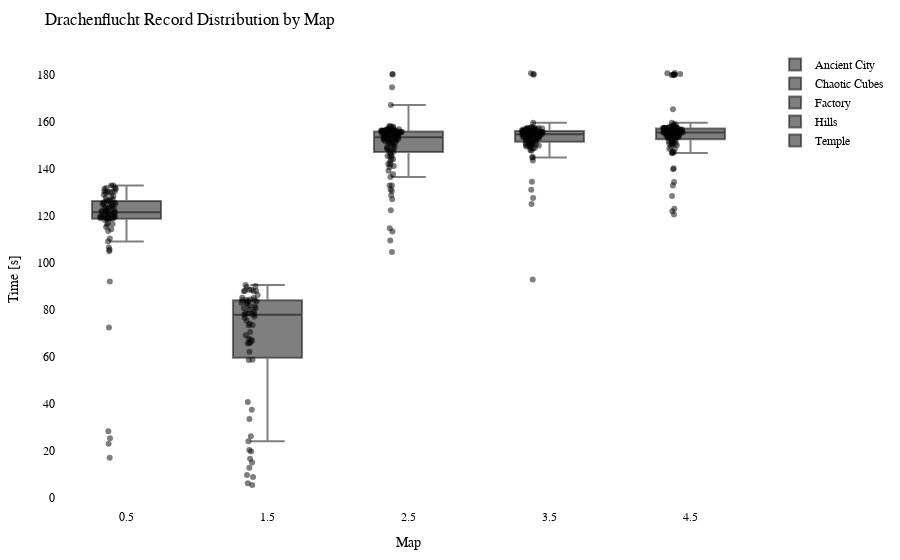

The code cell stored with this chart in its notebook:
### Code cell
import plotly.graph_objects as go
import plotly.io as pio

df = getRecordsDataframe(minigame="Drachenflucht")

# Calculate the offset for centering the data points
num_columns = len(df.columns)
offset = 0.5

# Create a Swarm plot using Plotly
fig = go.Figure()

for i, column in enumerate(df.columns):
    x_values = [i + offset] * len(df[column])  # Adjust x-values with offset for horizontal centering
    fig.add_trace(go.Box(x=x_values,
                         y=df[column],
                         name=column,
                         boxpoints='all',
                         pointpos=-0.5,  # Adjust point position to prevent overlapping
                         marker=dict(color='rgba(0,0,0,0.5)', size=6),  # Adjust marker color and size
                         hovertext=df.index,
                         hoverinfo='text+y'))

fig.update_layout(title="Drachenflucht Record Distribution by Map",
                  xaxis=dict(title="Map"),
                  yaxis=dict(title="Time [s]"),
                  showlegend=True,
                  font=dict(family="Arial", size=12, color="black"),  # Customize font
                  plot_bgcolor="white",  # Set background color
                  margin=dict(l=50, r=50, t=50, b=50),  # Adjust margins for better layout
                  )

pio.show(fig)

pio.write_html(fig, "out/drache_swarm_plot.html")

### Figure 1 — Plotly figure (JSON) as saved in the notebook; plotly's stock layout.template omitted (floating-point values rounded to 4 significant figures)
{"data": [{"boxpoints": "all", "hoverinfo": "text+y", "hovertext": ["20LeRe10", "2wc", "agowskyy", "Allooy", "Anni808", "Axollotel", "BacardiSprite", "bawskey", "BusinessBent", "ByNetherdude", "byTobi", "cediiiiii_10", "Chander24", "Chrisi20101", "crocodile1870", "cxl1lo", "DarkCobweb", "deadfiight", "DerBaumIstDerWeg", "Dokkkkko", "Ex4cted", "Falke23_5", "Feinberg", "ffawks", "Fflopse", "ForceFox", "Freeeedom", "frutigall", "GamemasterNiki", "GeneralEnte06", "Gerrygames", "Gobo9", "GrafikKatze", "Grapfen", "Gummibearchen", "H1ghsay", "h4nnes", "Harold_Sensemann", "HerrDante", "Jan2220", "JennieKim", "jimmi1410", "JOW23", "Joy_8oy", "JustK1lling", "KakaMC", "Kanickelul", "Keenaai", "Kokochampi", "Kokochampo", "Kopfradio", "Krusti", "Kyuudo", "La_meleagro", "LeWi_100", "Livgo", "lizsyy", "LordAlexos", "loukrativ", "Lubottus", "Luis_XYZ", "M0orey_0", "marbrueck", "Martomias", "Mincheeen", "MrNulfred", "Mvsk_", "myshq", "Nexilus", "Ninivee", "officialryzon", "Oronor", "PedroZockt", "Picutar", "PixlNight", "PolizeiDreamy", "Radattel", "Radiokopf", "Raefinzs", "Ritokii", "rXzEr_Justin", "Sackkerl", "SB387", "ScreamingBlatz", "Sebi1801", "Seemops_8", "Sey__", "Shiewk", "Snitcherella", "SpeckyCut", "StaudammAusHolz", "TheBreadHD", "TheFabo", "Tomiokey", "twitchparaskiill", "Txlentierter", "T_Niko_T", "Umgfoin", "WachtelWachtel", "WirdNichtGeladen", "Wissender", "xBaumeisterin", "xX_Dima_ggg_Xx6", "xX_Masha_ggg_Xx9", "yzvm", "zTotito", "_n3d", "_Waldi_"], "marker": {"color": "rgba(0,0,0,0.5)", "size": 6}, "name": "Ancient City", "pointpos": -0.5, "type": "box", "x": [0.5, 0.5, 0.5, 0.5, 0.5, 0.5, 0.5, 0.5, 0.5, 0.5, 0.5, 0.5, 0.5, 0.5, 0.5, 0.5, 0.5, 0.5, 0.5, 0.5, 0.5, 0.5, 0.5, 0.5, 0.5, 0.5, 0.5, 0.5, 0.5, 0.5, 0.5, 0.5, 0.5, 0.5, 0.5, 0.5, 0.5, 0.5, 0.5, 0.5, 0.5, 0.5, 0.5, 0.5, 0.5, 0.5, 0.5, 0.5, 0.5, 0.5, 0.5, 0.5, 0.5, 0.5, 0.5, 0.5, 0.5, 0.5, 0.5, 0.5, 0.5, 0.5, 0.5, 0.5, 0.5, 0.5, 0.5, 0.5, 0.5, 0.5, 0.5, 0.5, 0.5, 0.5, 0.5, 0.5, 0.5, 0.5, 0.5, 0.5, 0.5, 0.5, 0.5, 0.5, 0.5, 0.5, 0.5, 0.5, 0.5, 0.5, 0.5, 0.5, 0.5, 0.5, 0.5, 0.5, 0.5, 0.5, 0.5, 0.5, 0.5, 0.5, 0.5, 0.5, 0.5, 0.5, 0.5, 0.5], "y": [116.9, 125.2, null, 116.3, 118.9, null, null, null, 123.2, 119.8, 124.4, 133.0, 23.01, 109.2, 127.6, 110.5, 128.1, null, null, null, 129.8, null, 123.9, null, 130.2, 126.7, 121.6, null, 106.5, 123.6, 131.6, 133.0, 120.7, 130.5, null, null, 125.6, 121.8, 131.9, 125.1, 114.3, null, 131.6, null, 115.3, 130.5, 122.1, 119.9, 119.6, 118.9, null, 120.7, 118.7, 119.5, 125.3, 119.1, 130.2, 127.0, 72.53, 119.8, 17.04, null, 122.0, 123.0, null, null, 122.0, 119.0, 113.6, 118.3, null, 125.3, 131.9, null, 130.2, 119.2, null, 28.34, 105.0, 121.7, 123.4, null, 25.32, 122.9, null, null, 128.5, 120.4, 105.7, 119.3, 121.5, null, 126.5, 116.6, 121.0, null, 125.8, 119.6, 120.4, 129.0, null, 118.9, 119.1, null, null, 92.11, 126.4, null]}, {"boxpoints": "all", "hoverinfo": "text+y", "hovertext": ["20LeRe10", "2wc", "agowskyy", "Allooy", "Anni808", "Axollotel", "BacardiSprite", "bawskey", "BusinessBent", "ByNetherdude", "byTobi", "cediiiiii_10", "Chander24", "Chrisi20101", "crocodile1870", "cxl1lo", "DarkCobweb", "deadfiight", "DerBaumIstDerWeg", "Dokkkkko", "Ex4cted", "Falke23_5", "Feinberg", "ffawks", "Fflopse", "ForceFox", "Freeeedom", "frutigall", "GamemasterNiki", "GeneralEnte06", "Gerrygames", "Gobo9", "GrafikKatze", "Grapfen", "Gummibearchen", "H1ghsay", "h4nnes", "Harold_Sensemann", "HerrDante", "Jan2220", "JennieKim", "jimmi1410", "JOW23", "Joy_8oy", "JustK1lling", "KakaMC", "Kanickelul", "Keenaai", "Kokochampi", "Kokochampo", "Kopfradio", "Krusti", "Kyuudo", "La_meleagro", "LeWi_100", "Livgo", "lizsyy", "LordAlexos", "loukrativ", "Lubottus", "Luis_XYZ", "M0orey_0", "marbrueck", "Martomias", "Mincheeen", "MrNulfred", "Mvsk_", "myshq", "Nexilus", "Ninivee", "officialryzon", "Oronor", "PedroZockt", "Picutar", "PixlNight", "PolizeiDreamy", "Radattel", "Radiokopf", "Raefinzs", "Ritokii", "rXzEr_Justin", "Sackkerl", "SB387", "ScreamingBlatz", "Sebi1801", "Seemops_8", "Sey__", "Shiewk", "Snitcherella", "SpeckyCut", "StaudammAusHolz", "TheBreadHD", "TheFabo", "Tomiokey", "twitchparaskiill", "Txlentierter", "T_Niko_T", "Umgfoin", "WachtelWachtel", "WirdNichtGeladen", "Wissender", "xBaumeisterin", "xX_Dima_ggg_Xx6", "xX_Masha_ggg_Xx9", "yzvm", "zTotito", "_n3d", "_Waldi_"], "marker": {"color": "rgba(0,0,0,0.5)", "size": 6}, "name": "Chaotic Cubes", "pointpos": -0.5, "type": "box", "x": [1.5, 1.5, 1.5, 1.5, 1.5, 1.5, 1.5, 1.5, 1.5, 1.5, 1.5, 1.5, 1.5, 1.5, 1.5, 1.5, 1.5, 1.5, 1.5, 1.5, 1.5, 1.5, 1.5, 1.5, 1.5, 1.5, 1.5, 1.5, 1.5, 1.5, 1.5, 1.5, 1.5, 1.5, 1.5, 1.5, 1.5, 1.5, 1.5, 1.5, 1.5, 1.5, 1.5, 1.5, 1.5, 1.5, 1.5, 1.5, 1.5, 1.5, 1.5, 1.5, 1.5, 1.5, 1.5, 1.5, 1.5, 1.5, 1.5, 1.5, 1.5, 1.5, 1.5, 1.5, 1.5, 1.5, 1.5, 1.5, 1.5, 1.5, 1.5, 1.5, 1.5, 1.5, 1.5, 1.5, 1.5, 1.5, 1.5, 1.5, 1.5, 1.5, 1.5, 1.5, 1.5, 1.5, 1.5, 1.5, 1.5, 1.5, 1.5, 1.5, 1.5, 1.5, 1.5, 1.5, 1.5, 1.5, 1.5, 1.5, 1.5, 1.5, 1.5, 1.5, 1.5, 1.5, 1.5, 1.5], "y": [67.77, 88.59, null, 79.3, null, null, null, null, 80.69, 77.18, 78.46, null, 78.34, 65.68, 65.96, 24.07, 88.2, null, null, null, 89.75, 85.05, null, null, 80.18, 9.703, null, 37.45, 19.67, 74.07, 83.8, 84.36, null, 87.91, 73.5, null, 84.45, 81.52, 90.12, 82.61, null, null, 84.2, 5.38, 12.8, 86.31, 15.01, 67.43, 16.62, null, null, 85.16, null, 78.53, 87.89, null, 77.91, null, 8.862, 26.21, null, null, 78.1, null, null, null, null, null, 80.65, 58.76, null, null, 90.6, null, 83.02, 65.86, null, 20.31, 40.81, 83.72, null, null, 33.54, 70.54, null, 83.36, null, 66.9, 69.19, 84.15, null, null, 88.58, null, 81.9, null, 88.16, null, 62.16, null, 58.7, 75.34, null, null, null, 73.57, 6.115, 76.69]}, {"boxpoints": "all", "hoverinfo": "text+y", "hovertext": ["20LeRe10", "2wc", "agowskyy", "Allooy", "Anni808", "Axollotel", "BacardiSprite", "bawskey", "BusinessBent", "ByNetherdude", "byTobi", "cediiiiii_10", "Chander24", "Chrisi20101", "crocodile1870", "cxl1lo", "DarkCobweb", "deadfiight", "DerBaumIstDerWeg", "Dokkkkko", "Ex4cted", "Falke23_5", "Feinberg", "ffawks", "Fflopse", "ForceFox", "Freeeedom", "frutigall", "GamemasterNiki", "GeneralEnte06", "Gerrygames", "Gobo9", "GrafikKatze", "Grapfen", "Gummibearchen", "H1ghsay", "h4nnes", "Harold_Sensemann", "HerrDante", "Jan2220", "JennieKim", "jimmi1410", "JOW23", "Joy_8oy", "JustK1lling", "KakaMC", "Kanickelul", "Keenaai", "Kokochampi", "Kokochampo", "Kopfradio", "Krusti", "Kyuudo", "La_meleagro", "LeWi_100", "Livgo", "lizsyy", "LordAlexos", "loukrativ", "Lubottus", "Luis_XYZ", "M0orey_0", "marbrueck", "Martomias", "Mincheeen", "MrNulfred", "Mvsk_", "myshq", "Nexilus", "Ninivee", "officialryzon", "Oronor", "PedroZockt", "Picutar", "PixlNight", "PolizeiDreamy", "Radattel", "Radiokopf", "Raefinzs", "Ritokii", "rXzEr_Justin", "Sackkerl", "SB387", "ScreamingBlatz", "Sebi1801", "Seemops_8", "Sey__", "Shiewk", "Snitcherella", "SpeckyCut", "StaudammAusHolz", "TheBreadHD", "TheFabo", "Tomiokey", "twitchparaskiill", "Txlentierter", "T_Niko_T", "Umgfoin", "WachtelWachtel", "WirdNichtGeladen", "Wissender", "xBaumeisterin", "xX_Dima_ggg_Xx6", "xX_Masha_ggg_Xx9", "yzvm", "zTotito", "_n3d", "_Waldi_"], "marker": {"color": "rgba(0,0,0,0.5)", "size": 6}, "name": "Factory", "pointpos": -0.5, "type": "box", "x": [2.5, 2.5, 2.5, 2.5, 2.5, 2.5, 2.5, 2.5, 2.5, 2.5, 2.5, 2.5, 2.5, 2.5, 2.5, 2.5, 2.5, 2.5, 2.5, 2.5, 2.5, 2.5, 2.5, 2.5, 2.5, 2.5, 2.5, 2.5, 2.5, 2.5, 2.5, 2.5, 2.5, 2.5, 2.5, 2.5, 2.5, 2.5, 2.5, 2.5, 2.5, 2.5, 2.5, 2.5, 2.5, 2.5, 2.5, 2.5, 2.5, 2.5, 2.5, 2.5, 2.5, 2.5, 2.5, 2.5, 2.5, 2.5, 2.5, 2.5, 2.5, 2.5, 2.5, 2.5, 2.5, 2.5, 2.5, 2.5, 2.5, 2.5, 2.5, 2.5, 2.5, 2.5, 2.5, 2.5, 2.5, 2.5, 2.5, 2.5, 2.5, 2.5, 2.5, 2.5, 2.5, 2.5, 2.5, 2.5, 2.5, 2.5, 2.5, 2.5, 2.5, 2.5, 2.5, 2.5, 2.5, 2.5, 2.5, 2.5, 2.5, 2.5, 2.5, 2.5, 2.5, 2.5, 2.5, 2.5], "y": [155.2, 131.3, 150.1, 151.0, 155.1, 147.4, 142.1, 156.0, 144.0, 136.6, 152.2, 180.3, 151.7, 154.1, 154.8, 167.2, 155.9, 156.4, 152.9, 156.4, 156.5, 155.2, null, 155.6, 157.9, 133.0, 156.5, 152.8, 152.4, 157.1, 114.8, 156.0, 140.9, 155.6, 157.9, 180.5, 156.7, 151.4, 153.1, 154.4, 145.5, 153.7, 148.8, 158.1, 149.7, 153.1, null, 128.8, 146.1, 145.5, 152.2, 156.4, 154.5, 141.3, 154.7, 151.2, 156.4, 157.1, 142.0, 156.4, 143.2, 156.7, 152.6, 155.8, 152.9, 158.5, 127.1, 174.8, 154.5, 148.1, 113.4, 146.8, 157.7, 155.0, 152.7, 109.5, 152.9, 155.4, 139.2, 104.6, 144.1, 155.1, 155.8, 154.7, null, 155.8, 155.9, 155.9, 130.6, 147.9, 137.7, 156.9, 122.5, 153.7, 149.0, 148.9, 133.0, 156.3, 156.3, 150.8, 156.2, 154.9, 153.6, 153.9, 155.9, 145.5, 152.6, 151.1]}, {"boxpoints": "all", "hoverinfo": "text+y", "hovertext": ["20LeRe10", "2wc", "agowskyy", "Allooy", "Anni808", "Axollotel", "BacardiSprite", "bawskey", "BusinessBent", "ByNetherdude", "byTobi", "cediiiiii_10", "Chander24", "Chrisi20101", "crocodile1870", "cxl1lo", "DarkCobweb", "deadfiight", "DerBaumIstDerWeg", "Dokkkkko", "Ex4cted", "Falke23_5", "Feinberg", "ffawks", "Fflopse", "ForceFox", "Freeeedom", "frutigall", "GamemasterNiki", "GeneralEnte06", "Gerrygames", "Gobo9", "GrafikKatze", "Grapfen", "Gummibearchen", "H1ghsay", "h4nnes", "Harold_Sensemann", "HerrDante", "Jan2220", "JennieKim", "jimmi1410", "JOW23", "Joy_8oy", "JustK1lling", "KakaMC", "Kanickelul", "Keenaai", "Kokochampi", "Kokochampo", "Kopfradio", "Krusti", "Kyuudo", "La_meleagro", "LeWi_100", "Livgo", "lizsyy", "LordAlexos", "loukrativ", "Lubottus", "Luis_XYZ", "M0orey_0", "marbrueck", "Martomias", "Mincheeen", "MrNulfred", "Mvsk_", "myshq", "Nexilus", "Ninivee", "officialryzon", "Oronor", "PedroZockt", "Picutar", "PixlNight", "PolizeiDreamy", "Radattel", "Radiokopf", "Raefinzs", "Ritokii", "rXzEr_Justin", "Sackkerl", "SB387", "ScreamingBlatz", "Sebi1801", "Seemops_8", "Sey__", "Shiewk", "Snitcherella", "SpeckyCut", "StaudammAusHolz", "TheBreadHD", "TheFabo", "Tomiokey", "twitchparaskiill", "Txlentierter", "T_Niko_T", "Umgfoin", "WachtelWachtel", "WirdNichtGeladen", "Wissender", "xBaumeisterin", "xX_Dima_ggg_Xx6", "xX_Masha_ggg_Xx9", "yzvm", "zTotito", "_n3d", "_Waldi_"], "marker": {"color": "rgba(0,0,0,0.5)", "size": 6}, "name": "Hills", "pointpos": -0.5, "type": "box", "x": [3.5, 3.5, 3.5, 3.5, 3.5, 3.5, 3.5, 3.5, 3.5, 3.5, 3.5, 3.5, 3.5, 3.5, 3.5, 3.5, 3.5, 3.5, 3.5, 3.5, 3.5, 3.5, 3.5, 3.5, 3.5, 3.5, 3.5, 3.5, 3.5, 3.5, 3.5, 3.5, 3.5, 3.5, 3.5, 3.5, 3.5, 3.5, 3.5, 3.5, 3.5, 3.5, 3.5, 3.5, 3.5, 3.5, 3.5, 3.5, 3.5, 3.5, 3.5, 3.5, 3.5, 3.5, 3.5, 3.5, 3.5, 3.5, 3.5, 3.5, 3.5, 3.5, 3.5, 3.5, 3.5, 3.5, 3.5, 3.5, 3.5, 3.5, 3.5, 3.5, 3.5, 3.5, 3.5, 3.5, 3.5, 3.5, 3.5, 3.5, 3.5, 3.5, 3.5, 3.5, 3.5, 3.5, 3.5, 3.5, 3.5, 3.5, 3.5, 3.5, 3.5, 3.5, 3.5, 3.5, 3.5, 3.5, 3.5, 3.5, 3.5, 3.5, 3.5, 3.5, 3.5, 3.5, 3.5, 3.5], "y": [157.5, 144.9, 155.7, 152.9, 155.2, 155.3, 156.8, 152, 153.3, 151.4, 151.9, 156.3, 151.2, 153.8, 154.0, 154.9, 145.1, 151.6, 154.8, 157.7, 180.1, 155.8, null, 155.8, 157.1, 149.1, 156.8, 153.6, 153.3, 154.9, 131.2, 157.5, 143.6, 156.9, 156.1, 154.7, 154.5, 150.8, 157.0, 154.9, 154.9, 153.8, 155.6, 153.7, 156.3, 154.7, 92.91, 150.1, 150.2, 149.8, 154.3, 150.7, 155.7, 134.6, 157.3, 152.8, 156.9, 153.6, 150.1, 157.6, 156.3, 155.7, 151.0, 156.2, 155.3, 180.5, 157.2, 155.5, 148.8, 153.7, 156.0, 155.2, 180.7, 156.6, 159.7, 153.3, 150.4, 153.9, 155.7, 125.1, 151.8, 156.2, 147.8, 153.3, null, 155.5, 157.4, 152.5, 156.5, 127.7, 148.1, 150.5, 148.8, 155.5, 152.8, 149.6, 153.4, 157.5, 156.1, 155.3, 155.7, 157.3, 154.6, 155.6, 154.7, 150.4, 157.9, 155.1]}, {"boxpoints": "all", "hoverinfo": "text+y", "hovertext": ["20LeRe10", "2wc", "agowskyy", "Allooy", "Anni808", "Axollotel", "BacardiSprite", "bawskey", "BusinessBent", "ByNetherdude", "byTobi", "cediiiiii_10", "Chander24", "Chrisi20101", "crocodile1870", "cxl1lo", "DarkCobweb", "deadfiight", "DerBaumIstDerWeg", "Dokkkkko", "Ex4cted", "Falke23_5", "Feinberg", "ffawks", "Fflopse", "ForceFox", "Freeeedom", "frutigall", "GamemasterNiki", "GeneralEnte06", "Gerrygames", "Gobo9", "GrafikKatze", "Grapfen", "Gummibearchen", "H1ghsay", "h4nnes", "Harold_Sensemann", "HerrDante", "Jan2220", "JennieKim", "jimmi1410", "JOW23", "Joy_8oy", "JustK1lling", "KakaMC", "Kanickelul", "Keenaai", "Kokochampi", "Kokochampo", "Kopfradio", "Krusti", "Kyuudo", "La_meleagro", "LeWi_100", "Livgo", "lizsyy", "LordAlexos", "loukrativ", "Lubottus", "Luis_XYZ", "M0orey_0", "marbrueck", "Martomias", "Mincheeen", "MrNulfred", "Mvsk_", "myshq", "Nexilus", "Ninivee", "officialryzon", "Oronor", "PedroZockt", "Picutar", "PixlNight", "PolizeiDreamy", "Radattel", "Radiokopf", "Raefinzs", "Ritokii", "rXzEr_Justin", "Sackkerl", "SB387", "ScreamingBlatz", "Sebi1801", "Seemops_8", "Sey__", "Shiewk", "Snitcherella", "SpeckyCut", "StaudammAusHolz", "TheBreadHD", "TheFabo", "Tomiokey", "twitchparaskiill", "Txlentierter", "T_Niko_T", "Umgfoin", "WachtelWachtel", "WirdNichtGeladen", "Wissender", "xBaumeisterin", "xX_Dima_ggg_Xx6", "xX_Masha_ggg_Xx9", "yzvm", "zTotito", "_n3d", "_Waldi_"], "marker": {"color": "rgba(0,0,0,0.5)", "size": 6}, "name": "Temple", "pointpos": -0.5, "type": "box", "x": [4.5, 4.5, 4.5, 4.5, 4.5, 4.5, 4.5, 4.5, 4.5, 4.5, 4.5, 4.5, 4.5, 4.5, 4.5, 4.5, 4.5, 4.5, 4.5, 4.5, 4.5, 4.5, 4.5, 4.5, 4.5, 4.5, 4.5, 4.5, 4.5, 4.5, 4.5, 4.5, 4.5, 4.5, 4.5, 4.5, 4.5, 4.5, 4.5, 4.5, 4.5, 4.5, 4.5, 4.5, 4.5, 4.5, 4.5, 4.5, 4.5, 4.5, 4.5, 4.5, 4.5, 4.5, 4.5, 4.5, 4.5, 4.5, 4.5, 4.5, 4.5, 4.5, 4.5, 4.5, 4.5, 4.5, 4.5, 4.5, 4.5, 4.5, 4.5, 4.5, 4.5, 4.5, 4.5, 4.5, 4.5, 4.5, 4.5, 4.5, 4.5, 4.5, 4.5, 4.5, 4.5, 4.5, 4.5, 4.5, 4.5, 4.5, 4.5, 4.5, 4.5, 4.5, 4.5, 4.5, 4.5, 4.5, 4.5, 4.5, 4.5, 4.5, 4.5, 4.5, 4.5, 4.5, 4.5, 4.5], "y": [158.6, 150.8, 155.5, 157.4, 157.1, 153.3, 155.1, 156.8, 148.5, 147.1, 157.5, 158.0, 155.9, 180.5, 180.1, 156.0, 155.7, 155.7, 155.2, 154.6, 157.5, 155.7, 120.6, 155.9, 180.9, 151.2, 180.1, 159.8, 154.5, 180.2, 149.4, 158.0, 153.7, 155.6, 157.0, 157.7, 152.5, 155.7, 155.9, 155.7, 155.6, 155.8, 165.4, 156.5, 133.0, 155.6, 128.5, 140.4, 150.5, 156.9, 155.0, 151.7, 156.3, 139.9, 155.5, 159.1, 180.1, 152.2, 151.0, 180.7, 153.7, 158.6, 147.3, 155.1, 156.7, 154.0, 146.8, 157.6, 153.6, 153.9, 123.1, 150.1, 157.8, 157.4, 156.2, 154.6, 148.6, 155.3, 153.7, 150.8, 157.7, 156.5, 153.1, 157.5, null, 156.3, 157.2, 154.4, 151.8, 122.0, 154.0, 155.1, 150.6, 154.6, 155.7, 134.5, 146.8, 158.5, 157.3, 155.1, 154.0, 157.4, 153.5, 151.7, 156.4, 153.1, 156.8, 180.2]}], "layout": {"font": {"color": "black", "family": "Arial", "size": 12}, "margin": {"b": 50, "l": 50, "r": 50, "t": 50}, "plot_bgcolor": "white", "showlegend": true, "title": {"text": "Drachenflucht Record Distribution by Map"}, "xaxis": {"title": {"text": "Map"}}, "yaxis": {"title": {"text": "Time [s]"}}}}
